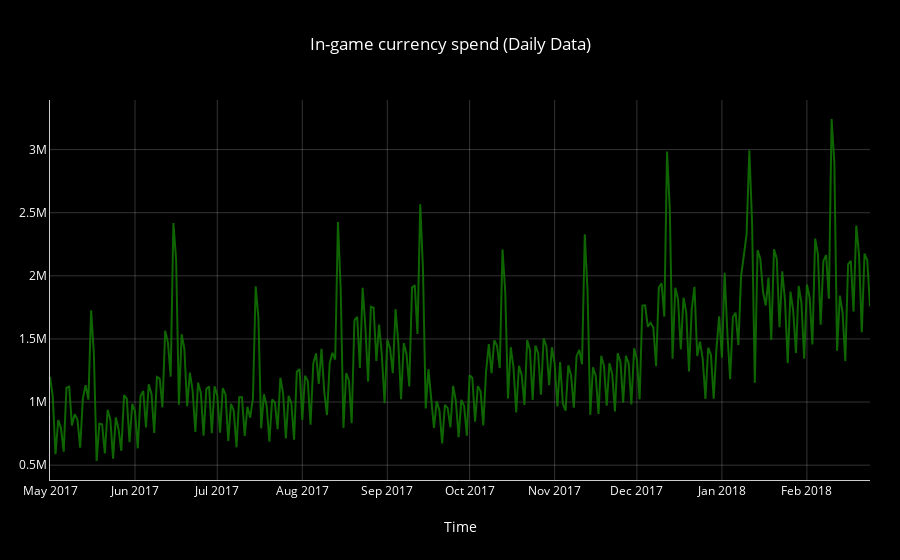

Notebook code for this chart:
### Code cell
trace1=go.Scatter(x=currency.index.tolist(),y=currency.GEMS_GEMS_SPENT.values,
                 mode='lines',name='In-game currency spend',marker=dict(color='rgba(16,112,2,0.9)'))
data=[trace1]
layout=dict(title = 'In-game currency spend (Daily Data)',yaxis=dict(linecolor='rgba(255,255,255, 0.8)',showgrid=True,gridcolor='rgba(255,255,255,0.2)'),
              xaxis= dict(title= 'Time',linecolor='rgba(255,255,255, 0.8)',showgrid=True,gridcolor='rgba(255,255,255,0.2)'),margin=go.Margin(l=50,r=30),paper_bgcolor='rgb(0, 0, 0)',
              plot_bgcolor='rgb(0, 0, 0)',font= {'color': '#FFFFFF'}
             )
fig=go.Figure(data=data,layout=layout)
py.iplot(fig)

### Figure 1 — Plotly figure (JSON) as saved in the notebook; plotly's stock layout.template omitted (floating-point values rounded to 4 significant figures; data arrays with more than 128 entries replaced by an {"elided": "..."} marker saying what was removed)
{"data": [{"marker": {"color": "rgba(16,112,2,0.9)"}, "mode": "lines", "name": "In-game currency spend", "type": "scatter", "x": {"elided": "300 str values"}, "y": {"elided": "300 int values"}}], "layout": {"font": {"color": "#FFFFFF"}, "margin": {"l": 50, "r": 30}, "paper_bgcolor": "rgb(0, 0, 0)", "plot_bgcolor": "rgb(0, 0, 0)", "title": "In-game currency spend (Daily Data)", "xaxis": {"gridcolor": "rgba(255,255,255,0.2)", "linecolor": "rgba(255,255,255, 0.8)", "showgrid": true, "title": "Time"}, "yaxis": {"gridcolor": "rgba(255,255,255,0.2)", "linecolor": "rgba(255,255,255, 0.8)", "showgrid": true}}}
